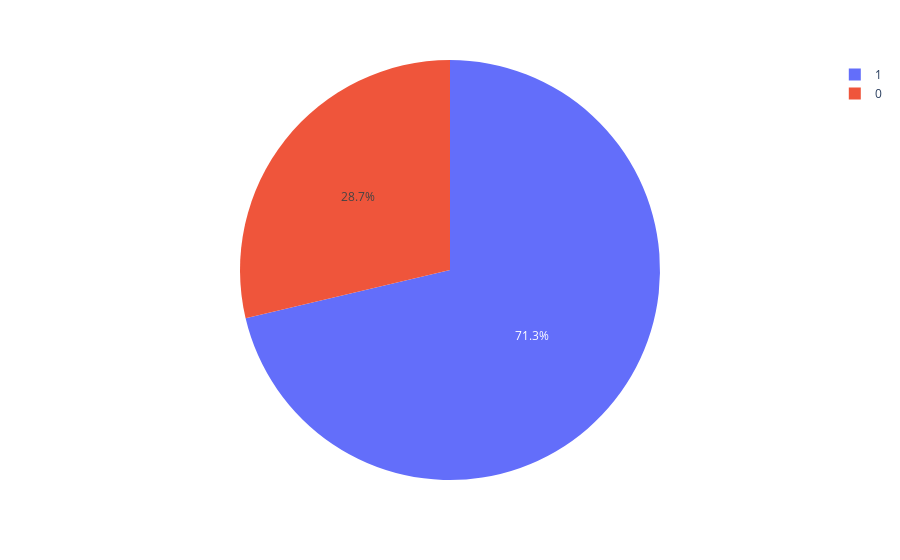

Notebook source saved alongside this figure:
### Code cell
px.pie(df,'Employment Type')

### Figure 1 — Plotly figure (JSON) as saved in the notebook; plotly's stock layout.template omitted (floating-point values rounded to 4 significant figures; data arrays with more than 128 entries replaced by an {"elided": "..."} marker saying what was removed)
{"data": [{"domain": {"x": [0, 1], "y": [0, 1]}, "hovertemplate": "Employment Type=%{label}<extra></extra>", "labels": {"elided": "1987 int values"}, "legendgroup": "", "name": "", "showlegend": true, "type": "pie"}], "layout": {"autosize": true, "legend": {"tracegroupgap": 0}, "margin": {"t": 60}}}
